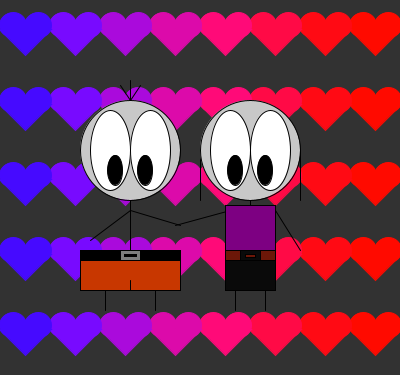
Frame 1 (no input)
Frame 60 (the mouse pressed at the canvas centre just before this capture): identical to frame 1, image omitted
Frame 120 (the mouse held since frame 60 and released just before this capture): identical to frame 1, image omitted

The Processing sketch that drew this single still picture (run headless with seeded random() and noise(); from frame 60 on, the mouse is pressed at the canvas centre):

// Processing sketch: processing_126867
// ── processing_126867.pde

int x = 180;
int y = 225;
int spatieh = 50;
int spatiev = 75;

void setup () {
  size (400, 375);
}

void draw () {
  background (50);  
  for (int i = 350; i > 46; i = i - spatiev) {   
    for (int j = 420; j > 45 ; j = j - spatieh) { 
      stroke (j, 10, 390 - j);
      fill (j, 10, 390 - j);                             
      ellipse(j-57, i - 25, 27, 25);                   
      ellipse(j-32, i - 25, 27, 25);                   
      triangle(j-69.5, i - 20, j - 44.5, i + 5, j-18.5, i - 21); 
    } 
  }

  stroke (0) ;
  
// mannetje

  line (x-60, y-140, x-50, y-125);                    // haarspriet links
  line (x-50, y-145, x-50, y-125);                    // haarspriet midden
  line (x-40, y-140, x-50, y-125);                    // haarspriet rechts
  fill (200);                                         // licht grijs
  ellipse (x-50, y-75, 100, 100);                     // hoofd  
  fill (255);                                         // wit
  ellipse (x-70, y-75, 40, 80);                       // oog links
  ellipse (x-30, y-75, 40, 80);                       // oog rechts
  fill (0);                                           // zwart
  ellipse (x-65, y-55, 15, 30);                       // pupil links
  ellipse (x-35, y-55, 15, 30);                       // pupil rechts
  noFill ();                                          // geen kleur
  line (x-50, y-25, x-50, y+25);                      // lijfje
  line (x-90, y+15, x-50, y-15);                      // arm links
  line (x-50, y-15, x, y);                            // arm rechts
  fill (200,55,0);                                    // bruin
  rect (x-100, y+25, 100, 40);                        // broekje
  line (x-50, y+55, x-50, y+65);                      // lijn broekje
  fill (0);                                           // zwart
  rect (x-100, y+25, 100, 10);                        // riem 
  fill (125);                                         // grijs
  rect (x-60, y +25,20,10);                           // gesp
  fill (0);                                           // zwart
  rect (x-56, y+29, 12,2);                            // riem
  line (x-75, y+65, x-75, y+85);                      // been links
  line (x-25, y+65, x-25, y+85);                      // been rechts
  
// vrouwtje

  line (x+20, y-75, x+20, y-25);                      // haar links
  line (x+120, y-75, x+120, y-25);                    // haar rechts
  fill (200);                                         // licht grijs
  ellipse (x+70, y-75, 100, 100);                     // hoofd  
  fill (255);                                         // wit
  ellipse (x+90, y-75, 40, 80);                       // oog links
  ellipse (x+50, y-75, 40, 80);                       // oog rechts
  fill (0);                                           // zwart
  ellipse (x+55, y-55, 15, 30);                       // pupil links
  ellipse (x+85, y-55, 15, 30);                       // pupil rechts 
  noFill ();                                          // geen kleur
  line (x+70, y-25, x+70, y-20);                      // nek
  line (x-5, y, x+50, y-15);                          // arm links
  line (x+95, y-15, x+120, y+25);                     // arm rechts
  fill (10);                                          // zwart/grijs 
  rect (x+45, y+25, 50, 40);                          // rokje
  fill (125, 0, 130);                                 // paars
  rect (x+45, y-20, 50, 45);                          // truitje
  fill (108,23,8);                                    // rood/bruin
  rect (x+45, y+25, 50, 10);                          // riem
  fill (10);                                          // zwart/grijs
  rect (x+60, y+25, 20, 10);                          // gesp
  fill (108,23,8);                                    // rood/bruin
  rect (x+65, y+29, 10, 3);                           // riem
  line (x+55, y+65, x+55, y+85);                      // been links
  line (x+85, y+65, x+85, y+85);                      // been rechts
}
